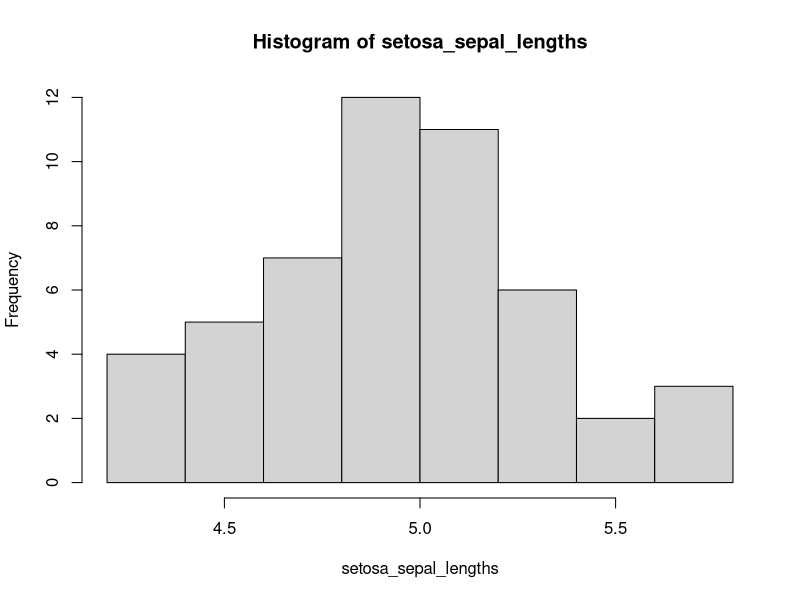

Here is the R script that generated this plot:
#
# Basic R
#

a <- 1
b <- 2

a + b

vetor <- c(1:10)
vetor

sum(vetor)

class(a)
class(vetor)

# Ordinal variables

# temperature observations

temperature_vector <- c('High', 'Low', 'High', 'Low', 'Medium')
class(temperature_vector)

# Specify that they are ordinal variables with the given levels
temperature_factor <- factor(temperature_vector, order=TRUE, levels=c('Low', 'Medium', 'High'))
class(temperature_factor)
# "ordered", "factor"

temperature_factor

# Interval and ratio variables

# this is an interval variable
longitudes <- c(10, 20, 30, 40)

# this is a ratio variable
chronos <- c(10.60, 10.12, 9.58, 11.1)

# histograms and distributions

head(datasets::iris)
summary(datasets::iris)

# get all Sepal length of setosa Species using Basic R
setosa_sepal_lengths <- iris[iris$Species == "setosa", "Sepal.Length"]

# get all Sepal length of setosa Species using dplyr package. By chatGPT

# Install and load the dplyr package if not already installed
# install.packages("dplyr")
if (!require(dplyr)) install.package(dplyr)

# Filter the iris dataset to get Sepal.Length where Species is "setosa"
setosa_sepal_lengths_dplyr <- iris %>%
    filter(Species == "setosa") %>%
    select(Sepal.Length)

print(setosa_sepal_lengths_dplyr)

# Plotting histogram  of sepal length
hist(setosa_sepal_lengths)
